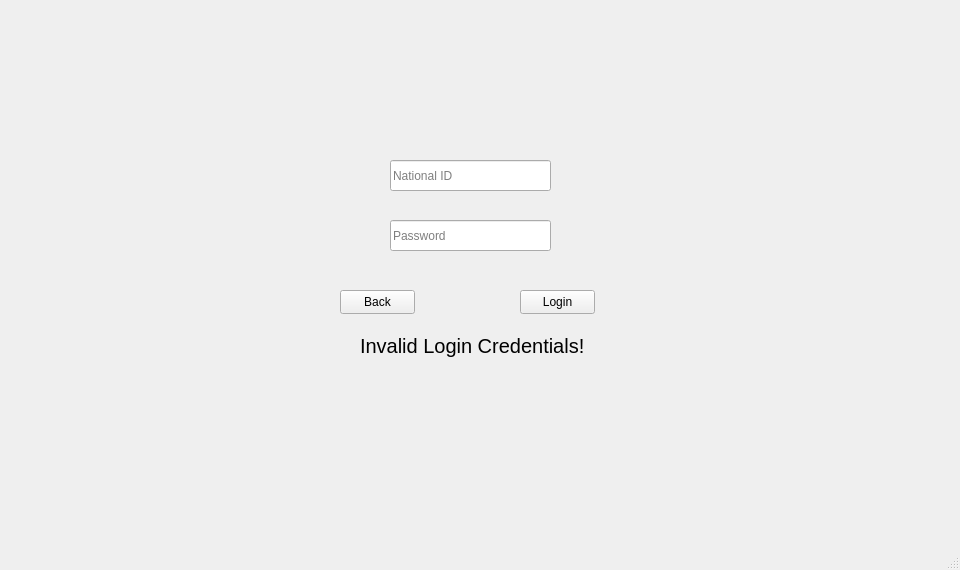
<?xml version="1.0" encoding="UTF-8"?>
<ui version="4.0">
 <class>LoginUserClass</class>
 <widget class="QMainWindow" name="LoginUserClass">
  <property name="geometry">
   <rect>
    <x>0</x>
    <y>0</y>
    <width>960</width>
    <height>570</height>
   </rect>
  </property>
  <property name="minimumSize">
   <size>
    <width>960</width>
    <height>570</height>
   </size>
  </property>
  <property name="maximumSize">
   <size>
    <width>960</width>
    <height>570</height>
   </size>
  </property>
  <property name="windowTitle">
   <string>MainWindow</string>
  </property>
  <widget class="QWidget" name="centralwidget">
   <widget class="QPushButton" name="login">
    <property name="geometry">
     <rect>
      <x>520</x>
      <y>290</y>
      <width>75</width>
      <height>24</height>
     </rect>
    </property>
    <property name="text">
     <string>Login</string>
    </property>
   </widget>
   <widget class="QPushButton" name="back">
    <property name="geometry">
     <rect>
      <x>340</x>
      <y>290</y>
      <width>75</width>
      <height>24</height>
     </rect>
    </property>
    <property name="text">
     <string>Back</string>
    </property>
   </widget>
   <widget class="QLabel" name="login_warn">
    <property name="geometry">
     <rect>
      <x>360</x>
      <y>330</y>
      <width>241</width>
      <height>31</height>
     </rect>
    </property>
    <property name="font">
     <font>
      <pointsize>15</pointsize>
     </font>
    </property>
    <property name="text">
     <string>Invalid Login Credentials!</string>
    </property>
   </widget>
   <widget class="QLineEdit" name="natID">
    <property name="geometry">
     <rect>
      <x>390</x>
      <y>160</y>
      <width>161</width>
      <height>31</height>
     </rect>
    </property>
    <property name="placeholderText">
     <string>National ID</string>
    </property>
   </widget>
   <widget class="QLineEdit" name="password">
    <property name="geometry">
     <rect>
      <x>390</x>
      <y>220</y>
      <width>161</width>
      <height>31</height>
     </rect>
    </property>
    <property name="placeholderText">
     <string>Password</string>
    </property>
   </widget>
  </widget>
  <widget class="QMenuBar" name="menubar">
   <property name="geometry">
    <rect>
     <x>0</x>
     <y>0</y>
     <width>960</width>
     <height>22</height>
    </rect>
   </property>
  </widget>
  <widget class="QStatusBar" name="statusbar"/>
 </widget>
 <resources/>
 <connections/>
</ui>
